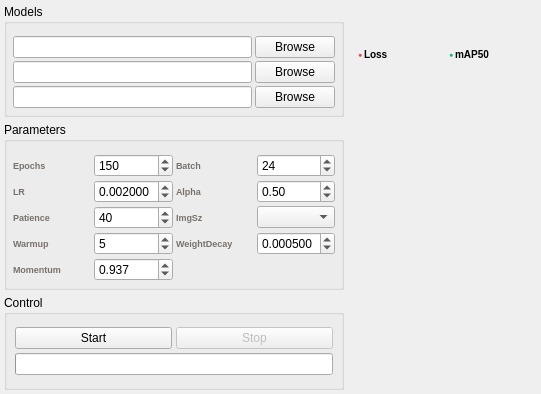
<?xml version="1.0" encoding="UTF-8"?>
<ui version="4.0">
 <class>DistillPage</class>
 <widget class="QWidget" name="DistillPage">
<layout class="QHBoxLayout" name="mainLo">
   <property name="leftMargin">
       <number>4</number>
      </property><property name="topMargin">
       <number>4</number>
      </property>
   <property name="rightMargin">
       <number>4</number>
      </property><property name="bottomMargin">
       <number>4</number>
      </property>
   <property name="spacing">
       <number>6</number>
      </property>

   <item>
    <widget class="QWidget" name="leftPanel" native="true">
     <property name="minimumSize"><size><width>340</width><height>0</height></size></property>
     <property name="maximumSize"><size><width>340</width><height>16777215</height></size></property>
     <layout class="QVBoxLayout" name="leftLo">
      <property name="leftMargin">
       <number>0</number>
      </property><property name="topMargin">
       <number>0</number>
      </property>
      <property name="rightMargin">
       <number>0</number>
      </property><property name="bottomMargin">
       <number>0</number>
      </property>
      <property name="spacing">
       <number>5</number>
      </property>

      <item><widget class="QGroupBox" name="modelsGroup">
       <property name="title"><string>Models</string></property>
       <layout class="QVBoxLayout" name="modelsLo">
        <property name="leftMargin">
       <number>6</number>
      </property><property name="topMargin">
       <number>12</number>
      </property>
        <property name="rightMargin">
       <number>6</number>
      </property><property name="bottomMargin">
       <number>6</number>
      </property>
        <property name="spacing">
       <number>3</number>
      </property>
        <item><layout class="QHBoxLayout" name="teacherRow">
         <item><widget class="QLineEdit" name="de_teacher"/></item>
         <item><widget class="QPushButton" name="teacherBrowse">
          <property name="text"><string>Browse</string></property>
         </widget></item>
        </layout></item>
        <item><layout class="QHBoxLayout" name="studentRow">
         <item><widget class="QLineEdit" name="de_student"/></item>
         <item><widget class="QPushButton" name="studentBrowse">
          <property name="text"><string>Browse</string></property>
         </widget></item>
        </layout></item>
        <item><layout class="QHBoxLayout" name="dataRow">
         <item><widget class="QLineEdit" name="de_data"/></item>
         <item><widget class="QPushButton" name="dataBrowse">
          <property name="text"><string>Browse</string></property>
         </widget></item>
        </layout></item>
       </layout>
      </widget></item>

      <item><widget class="QGroupBox" name="paramsGroup">
       <property name="title"><string>Parameters</string></property>
       <layout class="QGridLayout" name="paramsGrid">
        <property name="leftMargin">
       <number>6</number>
      </property><property name="topMargin">
       <number>12</number>
      </property>
        <property name="rightMargin">
       <number>6</number>
      </property><property name="bottomMargin">
       <number>6</number>
      </property>
        <property name="horizontalSpacing">
       <number>3</number>
      </property><property name="verticalSpacing">
       <number>3</number>
      </property>

        <item row="0" column="0"><widget class="QLabel" name="epLabel">
         <property name="text"><string>Epochs</string></property>
         <property name="styleSheet"><string>font-size:9px;color:#78716c;font-weight:500;</string></property>
        </widget></item>
        <item row="0" column="1"><widget class="QSpinBox" name="de_ep">
         <property name="minimum">
       <number>1</number>
      </property><property name="maximum">
       <number>500</number>
      </property>
         <property name="value">
       <number>150</number>
      </property>
        </widget></item>
        <item row="0" column="2"><widget class="QLabel" name="bsLabel">
         <property name="text"><string>Batch</string></property>
         <property name="styleSheet"><string>font-size:9px;color:#78716c;font-weight:500;</string></property>
        </widget></item>
        <item row="0" column="3"><widget class="QSpinBox" name="de_bs">
         <property name="minimum">
       <number>1</number>
      </property><property name="maximum">
       <number>128</number>
      </property>
         <property name="value">
       <number>24</number>
      </property>
        </widget></item>

        <item row="1" column="0"><widget class="QLabel" name="lrLabel">
         <property name="text"><string>LR</string></property>
         <property name="styleSheet"><string>font-size:9px;color:#78716c;font-weight:500;</string></property>
        </widget></item>
        <item row="1" column="1"><widget class="QDoubleSpinBox" name="de_lr">
         <property name="decimals">
       <number>6</number>
      </property>
         <property name="minimum">
       <double>0.000001</double>
      </property><property name="maximum">
       <double>1.0</double>
      </property>
         <property name="value">
       <double>0.002</double>
      </property>
        </widget></item>
        <item row="1" column="2"><widget class="QLabel" name="alLabel">
         <property name="text"><string>Alpha</string></property>
         <property name="styleSheet"><string>font-size:9px;color:#78716c;font-weight:500;</string></property>
        </widget></item>
        <item row="1" column="3"><widget class="QDoubleSpinBox" name="de_al">
         <property name="decimals">
       <number>2</number>
      </property>
         <property name="minimum">
       <number>0</number>
      </property><property name="maximum">
       <double>1.0</double>
      </property>
         <property name="singleStep">
       <double>0.05</double>
      </property>
         <property name="value">
       <double>0.5</double>
      </property>
        </widget></item>

        <item row="2" column="0"><widget class="QLabel" name="ptLabel">
         <property name="text"><string>Patience</string></property>
         <property name="styleSheet"><string>font-size:9px;color:#78716c;font-weight:500;</string></property>
        </widget></item>
        <item row="2" column="1"><widget class="QSpinBox" name="de_pt">
         <property name="minimum">
       <number>5</number>
      </property><property name="maximum">
       <number>200</number>
      </property>
         <property name="value">
       <number>40</number>
      </property>
        </widget></item>
        <item row="2" column="2"><widget class="QLabel" name="szLabelD">
         <property name="text"><string>ImgSz</string></property>
         <property name="styleSheet"><string>font-size:9px;color:#78716c;font-weight:500;</string></property>
        </widget></item>
        <item row="2" column="3"><widget class="QComboBox" name="de_sz"/></item>

        <item row="3" column="0"><widget class="QLabel" name="wuLabel">
         <property name="text"><string>Warmup</string></property>
         <property name="styleSheet"><string>font-size:9px;color:#78716c;font-weight:500;</string></property>
        </widget></item>
        <item row="3" column="1"><widget class="QSpinBox" name="de_warmup">
         <property name="minimum">
       <number>0</number>
      </property><property name="maximum">
       <number>50</number>
      </property>
         <property name="value">
       <number>5</number>
      </property>
        </widget></item>
        <item row="3" column="2"><widget class="QLabel" name="wdLabel">
         <property name="text"><string>WeightDecay</string></property>
         <property name="styleSheet"><string>font-size:9px;color:#78716c;font-weight:500;</string></property>
        </widget></item>
        <item row="3" column="3"><widget class="QDoubleSpinBox" name="de_wd">
         <property name="decimals">
       <number>6</number>
      </property>
         <property name="minimum">
       <number>0</number>
      </property><property name="maximum">
       <double>0.1</double>
      </property>
         <property name="singleStep">
       <double>0.0001</double>
      </property>
         <property name="value">
       <double>0.0005</double>
      </property>
        </widget></item>

        <item row="4" column="0"><widget class="QLabel" name="momLabel">
         <property name="text"><string>Momentum</string></property>
         <property name="styleSheet"><string>font-size:9px;color:#78716c;font-weight:500;</string></property>
        </widget></item>
        <item row="4" column="1"><widget class="QDoubleSpinBox" name="de_mom">
         <property name="decimals">
       <number>3</number>
      </property>
         <property name="minimum">
       <number>0</number>
      </property><property name="maximum">
       <double>1.0</double>
      </property>
         <property name="singleStep">
       <double>0.001</double>
      </property>
         <property name="value">
       <double>0.937</double>
      </property>
        </widget></item>
        <item row="4" column="2" colspan="2"><spacer><property name="orientation">
       <enum>Horizontal</enum>
      </property>
         <property name="sizeHint" stdset="0"><size><width>20</width><height>20</height></size></property>
        </spacer></item>
       </layout>
      </widget></item>

      <item><widget class="QGroupBox" name="controlGroupD">
       <property name="title"><string>Control</string></property>
       <layout class="QVBoxLayout" name="controlLoD">
        <property name="leftMargin">
       <number>8</number>
      </property><property name="topMargin">
       <number>12</number>
      </property>
        <property name="rightMargin">
       <number>8</number>
      </property><property name="bottomMargin">
       <number>8</number>
      </property>
        <property name="spacing">
       <number>4</number>
      </property>
        <item><layout class="QHBoxLayout" name="btnRowD">
         <item><widget class="QPushButton" name="ds1">
          <property name="text"><string>Start</string></property>
         </widget></item>
         <item><widget class="QPushButton" name="ds2">
          <property name="text"><string>Stop</string></property>
          <property name="enabled"><bool>false</bool></property>
         </widget></item>
        </layout></item>
        <item><widget class="QProgressBar" name="dpg">
         <property name="textVisible"><bool>false</bool></property>
        </widget></item>
        <item><layout class="QHBoxLayout" name="metricRowD">
         <item><widget class="QWidget" name="epochMetricD" native="true"/></item>
         <item><widget class="QWidget" name="mapMetricD" native="true"/></item>
         <item><widget class="QWidget" name="bestMetricD" native="true"/></item>
        </layout></item>
       </layout>
      </widget></item>
     </layout>
    </widget>
   </item>

   <item>
    <widget class="QWidget" name="rightPanel" native="true">
     <layout class="QVBoxLayout" name="rightLo">
      <property name="leftMargin">
       <number>0</number>
      </property><property name="topMargin">
       <number>0</number>
      </property>
      <property name="rightMargin">
       <number>0</number>
      </property><property name="bottomMargin">
       <number>0</number>
      </property>
      <property name="spacing">
       <number>5</number>
      </property>
      <item><layout class="QHBoxLayout" name="chartRow">
       <item><widget class="QWidget" name="cw_loss" native="true">
        <layout class="QVBoxLayout" name="cl_loss">
         <property name="leftMargin">
       <number>8</number>
      </property><property name="topMargin">
       <number>4</number>
      </property>
         <property name="rightMargin">
       <number>8</number>
      </property><property name="bottomMargin">
       <number>2</number>
      </property>
         <property name="spacing">
       <number>1</number>
      </property>
         <item><layout class="QHBoxLayout" name="hh_loss">
          <item><widget class="QLabel" name="lossDot">
           <property name="text"><string>●</string></property>
           <property name="styleSheet"><string>color:#ef4444;font-size:7px;</string></property>
          </widget></item>
          <item><widget class="QLabel" name="lossTitle">
           <property name="text"><string>Loss</string></property>
           <property name="styleSheet"><string>font-weight:600;font-size:10px;</string></property>
          </widget></item>
          <item><spacer><property name="orientation">
       <enum>Horizontal</enum>
      </property>
           <property name="sizeHint" stdset="0"><size><width>40</width><height>20</height></size></property>
          </spacer></item>
         </layout></item>
         <item><widget class="Chart" name="dc_loss" native="true"/></item>
        </layout>
       </widget></item>
       <item><widget class="QWidget" name="cw_map" native="true">
        <layout class="QVBoxLayout" name="cl_map">
         <property name="leftMargin">
       <number>8</number>
      </property><property name="topMargin">
       <number>4</number>
      </property>
         <property name="rightMargin">
       <number>8</number>
      </property><property name="bottomMargin">
       <number>2</number>
      </property>
         <property name="spacing">
       <number>1</number>
      </property>
         <item><layout class="QHBoxLayout" name="hh_map">
          <item><widget class="QLabel" name="mapDot">
           <property name="text"><string>●</string></property>
           <property name="styleSheet"><string>color:#10b981;font-size:7px;</string></property>
          </widget></item>
          <item><widget class="QLabel" name="mapTitle">
           <property name="text"><string>mAP50</string></property>
           <property name="styleSheet"><string>font-weight:600;font-size:10px;</string></property>
          </widget></item>
          <item><spacer><property name="orientation">
       <enum>Horizontal</enum>
      </property>
           <property name="sizeHint" stdset="0"><size><width>40</width><height>20</height></size></property>
          </spacer></item>
         </layout></item>
         <item><widget class="Chart" name="dc_map" native="true"/></item>
        </layout>
       </widget></item>
      </layout></item>
      <item><widget class="LogPanel" name="log_panel" native="true"/></item>
     </layout>
    </widget>
   </item>
  </layout>
 </widget>
 <resources/>
 <connections/>
 <customwidgets>
  <customwidget><class>Chart</class><extends>QWidget</extends><header>main.core.base</header></customwidget>
  <customwidget><class>LogPanel</class><extends>QWidget</extends><header>main.core.base</header></customwidget>
 </customwidgets>
</ui>
